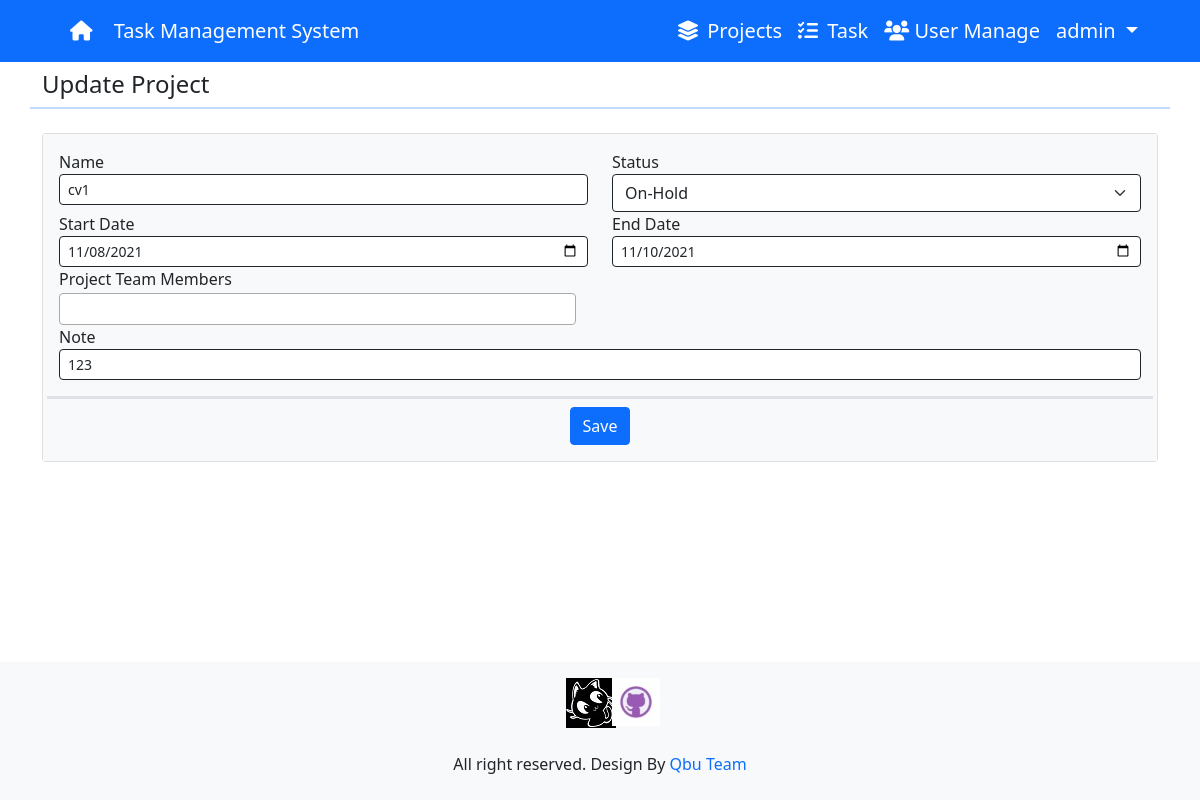
Screenshot of /View/edit_project.php?id=6 (signed in) with the database file from the repository.
### tables this page shows
CREATE TABLE `tb_project` (
  `pj_id` int(100) UNSIGNED NOT NULL,
  `pj_name` varchar(100) NOT NULL,
  `pj_note` varchar(300) NOT NULL,
  `pj_start` date NOT NULL,
  `pj_end` date NOT NULL,
  `pj_status` tinyint(4) NOT NULL,
  `pj_manager` int(10) UNSIGNED NOT NULL,
  `pj_createdtime` datetime NOT NULL DEFAULT current_timestamp()
);

### View/edit_project.php (the view, shortened to what this page needs)
<?php
    if(isset($_SESSION['CurrentUser'])){
        include('../reuse/header.php');
        include('../reuse/config.php');
?>
<?php
$id = $_GET['id'];
$sql1 = "SELECT * FROM tb_project WHERE pj_id = '$id'";
$result1 = mysqli_query($conn, $sql1);
$row1 = mysqli_fetch_assoc($result1);
$pj_name = $row1['pj_name'];
$pj_status = $row1['pj_status'];
$pj_start = $row1['pj_start'];
$pj_end = $row1['pj_end'];
$pj_note = $row1['pj_note'];
?>
<div class="content-header">
    <div class="container ">
        <div class="row mb-2 mt-2 ">
            <div class="col-sm-4">
                <h4>Update Project</h4>
            </div>
            <hr class="border border-bottom-5 border-primary">
        </div>
    </div>
</div>
<div class="col-lg-12 container">
    <div class="card card-outline card-primary">
        <div class="card-body bg-light">
            <form action="../process/process_edit_project.php" method="POST">
                <div class="row">
                    <div class="col-md-6">
                        <div class="form-group">
                            <label for="" class="control-label">Name</label>
                            <input type="text" name="pjName" id="pjName" value="<?php echo $pj_name ?>" class="form-control form-control-sm border border-dark border-1 rounded">
                        </div>
                    </div>
                    <div class="col-md-6">
                        <div class="form-group">
                            <label for="">Status</label>
                            <select name="pjStatus" id="pjStatus" <?php echo $pj_status ?> class="form-control form-select custom-select-sm border border-dark rounded">
                                <option value="2" <?php echo isset($pj_status) && $pj_status == 2 ? 'selected' : '' ?>>On-Hold</option>
                            </select>
                        </div>
                    </div>
                    <div class="col-md-6">
                        <div class="form-group">
                            <label for="" class="control-label">Start Date</label>
                            <input type="date" name="pjStart" id="pjStart" value="<?php echo $pj_start ?>" class="form-control form-control-sm border border-dark rounded">
                        </div>
                    </div>
                    <div class="col-md-6">
                        <div class="form-group">
                            <label for="" class="control-label">End Date</label>
                            <input type="date" name="pjEnd" id="pjEnd" value="<?php echo $pj_end ?>" class="form-control form-control-sm border border-dark rounded">
                        </div>
                    </div>
                    <div class="row">
                        <div class="col-md-6">
                            <div class="form-group">
                                <label for="" class="control-label">Project Team Members</label>
                            </div>
                        </div>
                    </div>
                    <div class="col-md-12">
                        <div class="form-group">
                            <label for="" class="control-label">Note</label>
                            <input type="text" name="pjNote" id="pjNote" value="<?php echo $pj_note ?>" class="form-control form-control-sm border border-dark border-1 rounded">
                        </div>
                    </div>
                    <div class="border-3 border-top mt-3 px-0 ">
                        <div class="d-flex w-100 justify-content-center align-items-center">
                            <button type="submit" class="btn btn-primary mt-2">Save</button>
                        </div>
                    </div>
                </div>
            </form>
        </div>
    </div>
</div>
<?php
include('../reuse/footer.php');
}else header("Location: ../index.php");
?>

### rows the page displays
tb_project: pjName "cv1", pjStatus "On-Hold", pjStart "11/08/2021", pjEnd "11/10/2021", pjNote "123"

### other values shown
$_SESSION['CurrentUser'] "admin"
